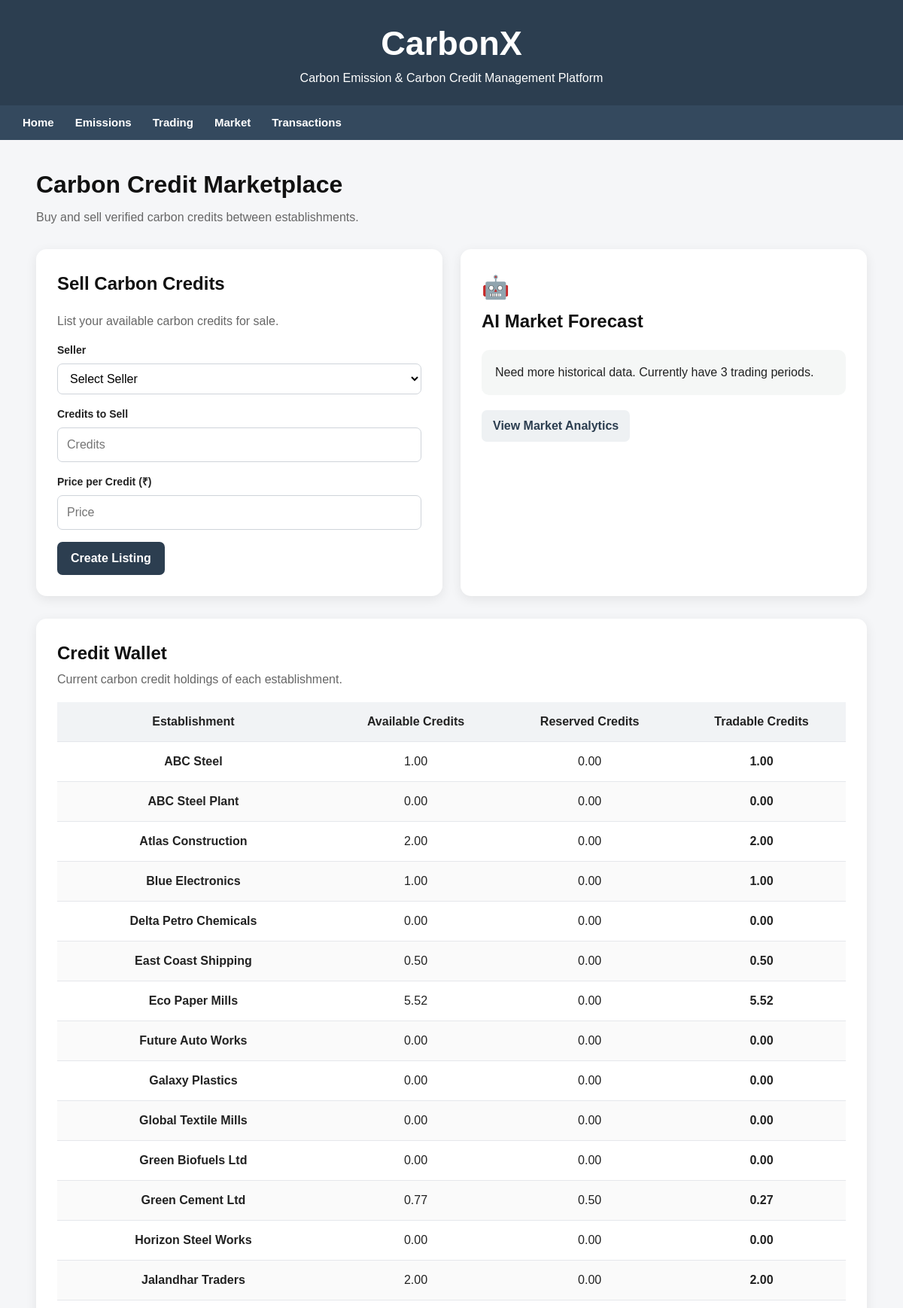
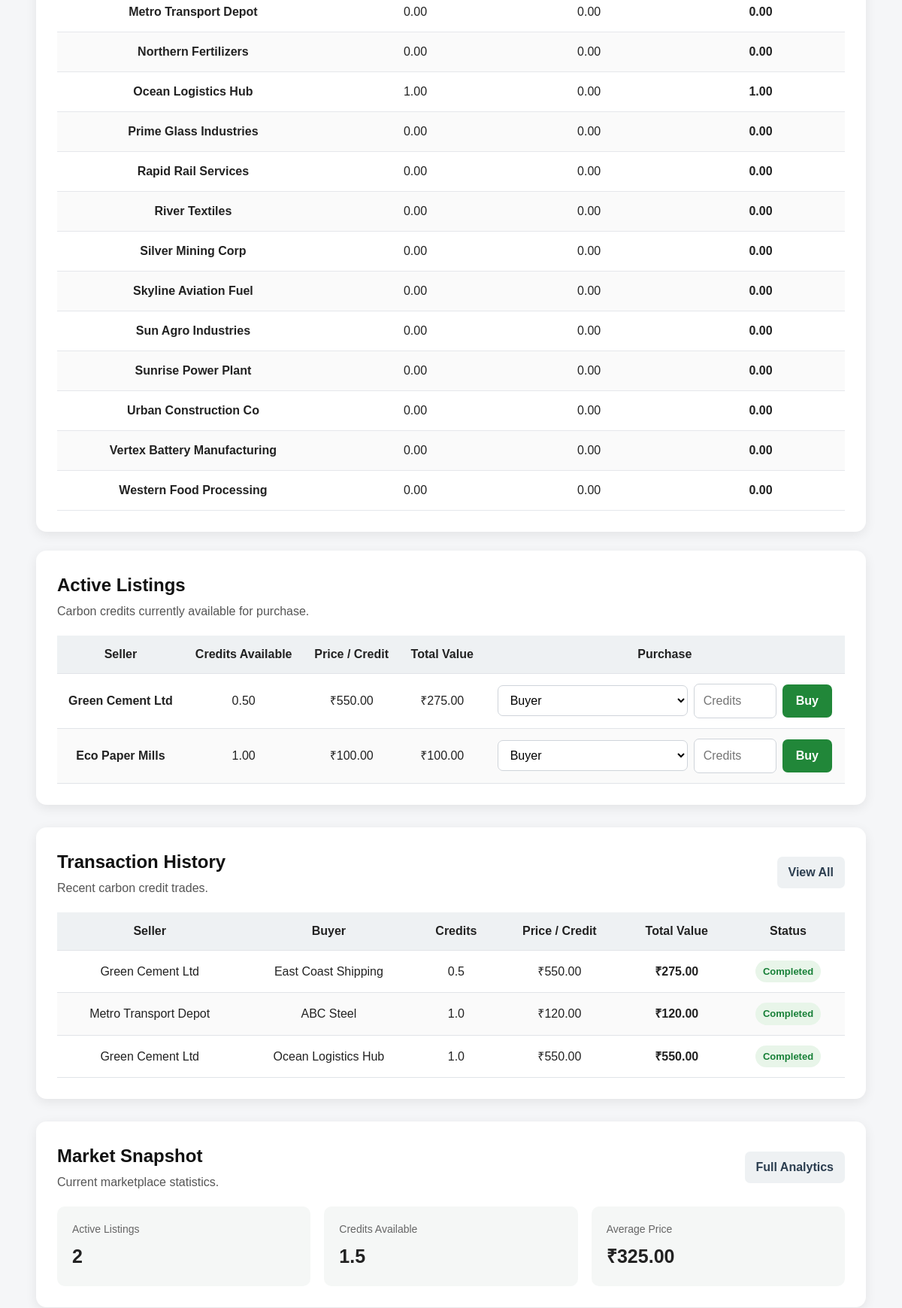
The app's page /trade (upper part) with its own data (2 pictures, top to bottom).
### tables this page shows
CREATE TABLE Credit_Wallet (wallet_id INTEGER PRIMARY KEY AUTOINCREMENT, est_id INTEGER NOT NULL UNIQUE, available_credit REAL NOT NULL DEFAULT 0 CHECK(available_credit >= 0), reserved_credit REAL NOT NULL DEFAULT 0 CHECK(reserved_credit >= 0), updated_at TEXT DEFAULT CURRENT_TIMESTAMP, FOREIGN KEY (est_id) REFERENCES Establishment(est_id));

CREATE TABLE Establishment (    est_id INTEGER PRIMARY KEY AUTOINCREMENT,    est_name TEXT NOT NULL,    est_type TEXT,    location TEXT);

CREATE TABLE Credit_Listing (listing_id INTEGER PRIMARY KEY AUTOINCREMENT, seller_est_id INTEGER NOT NULL, credit_amount REAL NOT NULL CHECK(credit_amount > 0), remaining_credit REAL NOT NULL CHECK(remaining_credit >= 0 AND remaining_credit <= credit_amount), price_per_credit REAL NOT NULL CHECK(price_per_credit >= 0), status TEXT NOT NULL DEFAULT 'Active' CHECK(status IN ('Active','Sold','Cancelled')), created_at TEXT DEFAULT CURRENT_TIMESTAMP, FOREIGN KEY(seller_est_id) REFERENCES Establishment(est_id));

CREATE TABLE Credit_Transaction (transaction_id INTEGER PRIMARY KEY AUTOINCREMENT, seller_est_id INTEGER NOT NULL, buyer_est_id INTEGER NOT NULL, credit_amount REAL NOT NULL CHECK(credit_amount > 0), price_per_credit REAL NOT NULL CHECK(price_per_credit >= 0), total_amount REAL NOT NULL CHECK(total_amount >= 0), status TEXT NOT NULL DEFAULT 'Completed', created_at TEXT DEFAULT CURRENT_TIMESTAMP, FOREIGN KEY(seller_est_id) REFERENCES Establishment(est_id), FOREIGN KEY(buyer_est_id) REFERENCES Establishment(est_id), CHECK(seller_est_id <> buyer_est_id));

### app.py (the view, shortened to what this page needs)
@app.route("/trade", methods=["GET", "POST"])
def trade():
    conn = get_db()
    establishments = conn.execute("SELECT est_id,est_name FROM Establishment ORDER BY est_name").fetchall()
    wallets = conn.execute("SELECT cw.est_id,e.est_name,cw.available_credit,cw.reserved_credit FROM Credit_Wallet cw JOIN Establishment e ON cw.est_id=e.est_id ORDER BY e.est_name").fetchall()
    transactions = conn.execute("""
    SELECT ct.transaction_id,
           s.est_name AS seller,
           b.est_name AS buyer,
           ct.credit_amount,
           ct.price_per_credit,
           ct.total_amount,
           ct.status,
           ct.created_at
    FROM Credit_Transaction ct
    JOIN Establishment s ON ct.seller_est_id = s.est_id
    JOIN Establishment b ON ct.buyer_est_id = b.est_id
    ORDER BY ct.created_at DESC
    LIMIT 3
""").fetchall()
    listings = conn.execute("SELECT cl.listing_id,cl.seller_est_id,e.est_name,cl.credit_amount,cl.remaining_credit,cl.price_per_credit,cl.status,cl.created_at FROM Credit_Listing cl JOIN Establishment e ON cl.seller_est_id=e.est_id WHERE cl.status='Active' AND cl.remaining_credit>0 ORDER BY cl.created_at DESC").fetchall()
    active_listings = conn.execute("SELECT COUNT(*) FROM Credit_Listing WHERE status='Active'").fetchone()[0]
    credits_available = conn.execute("SELECT COALESCE(SUM(remaining_credit),0) FROM Credit_Listing WHERE status='Active'").fetchone()[0]
    average_price = conn.execute("SELECT COALESCE(AVG(price_per_credit),0) FROM Credit_Listing WHERE status='Active'").fetchone()[0]
    highest_price = conn.execute("SELECT COALESCE(MAX(price_per_credit),0) FROM Credit_Listing WHERE status='Active'").fetchone()[0]
    lowest_price = conn.execute("SELECT COALESCE(MIN(price_per_credit),0) FROM Credit_Listing WHERE status='Active'").fetchone()[0]
    total_trade_value = conn.execute("SELECT COALESCE(SUM(total_amount),0) FROM Credit_Transaction WHERE status='Completed'").fetchone()[0]
    prediction = get_price_prediction()
    price_history = conn.execute("SELECT created_at, price_per_credit, credit_amount, total_amount FROM Credit_Transaction WHERE status='Completed' ORDER BY created_at ASC").fetchall()
    price_dates = [row["created_at"] for row in price_history]
    price_values = [row["price_per_credit"] for row in price_history]
    daily_market = conn.execute("SELECT DATE(created_at) AS trade_date, ROUND(AVG(price_per_credit),2) AS avg_price, SUM(credit_amount) AS credits_traded, ROUND(SUM(total_amount),2) AS trade_value FROM Credit_Transaction WHERE status='Completed' GROUP BY DATE(created_at) ORDER BY trade_date ASC").fetchall()
    market_dates = [row["trade_date"] for row in daily_market]
    market_prices = [row["avg_price"] for row in daily_market]
    moving_average = []
    for i in range(len(market_prices)):
        start = max(0, i - 2)
        window = market_prices[start:i + 1]
        moving_average.append(round(sum(window) / len(window), 2))
    current_price = market_prices[-1] if market_prices else 0
    previous_price = market_prices[-2] if len(market_prices) > 1 else current_price
    if previous_price:
        price_change = ((current_price - previous_price) / previous_price) * 100
    else:
        price_change = 0
    if price_change > 1:
        market_trend = "UP"
    elif price_change < -1:
        market_trend = "DOWN"
    else:
        market_trend = "STABLE"
    conn.close()
    return render_template("trade.html", establishments=establishments, wallets=wallets, listings=listings, active_listings=active_listings, credits_available=credits_available, average_price=average_price, highest_price=highest_price, lowest_price=lowest_price, total_trade_value=total_trade_value, price_history=price_history, price_dates=price_dates, price_values=price_values, market_dates=market_dates, market_prices=market_prices, current_price=current_price, price_change=price_change, market_trend=market_trend, moving_average=moving_average, prediction=prediction, transactions=transactions)

### templates/trade.html (shortened to what this page needs)
{% extends "base.html" %}
{% block content %}
<div class="page-header">
    <h1>Carbon Credit Marketplace</h1>
    <p>Buy and sell verified carbon credits between establishments.</p>
</div>
<div class="trade-grid">
    <div class="trade-card">
        <h2>Sell Carbon Credits</h2>
        <p class="section-subtitle">
            List your available carbon credits for sale.
        </p>
        <form action="/create-listing" method="POST">
            <div class="form-group">
                <label>Seller</label>
                <select name="seller_est_id" required>
                    <option value="">Select Seller</option>
                </select>
            </div>
            <div class="form-group">
                <label>Credits to Sell</label>
                <input
                    type="number"
                    name="credit_amount"
                    min="0.01"
                    step="0.01"
                    placeholder="Credits"
                    required>
            </div>
            <div class="form-group">
                <label>Price per Credit (₹)</label>
                <input
                    type="number"
                    name="price_per_credit"
                    min="0.01"
                    step="0.01"
                    placeholder="Price"
                    required>
            </div>
            <button type="submit">
                Create Listing
            </button>
        </form>
    </div>
    <div class="trade-card ai-card">
        <div class="card-icon">🤖</div>
        <h2>AI Market Forecast</h2>
        {% if prediction.available %}
            <div class="forecast-grid">
                <div>
                    <span>Current Price</span>
                    <strong>₹{{ prediction.current_price }}</strong>
                </div>
                <div>
                    <span>Predicted Price</span>
                    <strong>₹{{ prediction.predicted_price }}</strong>
                </div>
                <div>
                    <span>Model MAE</span>
                    <strong>₹{{ prediction.mae }}</strong>
                </div>
            </div>
        {% else %}
            <div class="forecast-message">
                {{ prediction.message }}
            </div>
        {% endif %}
        <a href="/market" class="secondary-button">
            View Market Analytics
        </a>
    </div>
</div>
<div class="trade-card wallet-section">
    <div class="section-header">
        <div>
            <h2>Credit Wallet</h2>
            <p>Current carbon credit holdings of each establishment.</p>
        </div>
    </div>
    <div class="wallet-table-wrapper">
        <table class="wallet-table">
            <thead>
                <tr>
                    <th>Establishment</th>
                    <th>Available Credits</th>
                    <th>Reserved Credits</th>
                    <th>Tradable Credits</th>
                </tr>
            </thead>
            <tbody>
                {% for wallet in wallets %}
                <tr>
                    <td>
                        <strong>{{ wallet.est_name }}</strong>
                    </td>
                    <td>
                        {{ "%.2f"|format(wallet.available_credit) }}
                    </td>
                    <td>
                        {{ "%.2f"|format(wallet.reserved_credit) }}
                    </td>
                    <td>
                        <strong>
                            {{ "%.2f"|format(
                                wallet.available_credit - wallet.reserved_credit
                            ) }}
                        </strong>
                    </td>
                </tr>
                {% endfor %}
            </tbody>
        </table>
    </div>
</div>
<div class="data-card">
    <div class="card-header">
        <div>
            <h2>Active Listings</h2>
            <p>Carbon credits currently available for purchase.</p>
        </div>
    </div>
    {% if listings %}
    <div class="table-container">
        <table>
            <thead>
                <tr>
                    <th>Seller</th>
                    <th>Credits Available</th>
                    <th>Price / Credit</th>
                    <th>Total Value</th>
                    <th>Purchase</th>
                </tr>
            </thead>
            <tbody>
                {% for listing in listings %}
                <tr>
                    <td>
                        <strong>{{ listing.est_name }}</strong>
                    </td>
                    <td>
                        {{ "%.2f"|format(listing.remaining_credit) }}
                    </td>
                    <td>
                        ₹{{ "%.2f"|format(listing.price_per_credit) }}
                    </td>
                    <td>
                        ₹{{ "%.2f"|format(
                            listing.remaining_credit *
                            listing.price_per_credit
                        ) }}
                    </td>
                    <td>
                        <form
                            action="/buy-credit"
                            method="POST"
                            class="buy-form">
                            <select
                                name="buyer_est_id"
                                required>
                                <option value="">
                                    Buyer
                                </option>
                            </select>
                            <input
                                type="number"
                                name="quantity"
                                min="0.01"
                                max="{{ listing.remaining_credit }}"
                                step="0.01"
                                placeholder="Credits"
                                required>
                            <button type="submit">
                                Buy
                            </button>
                        </form>
                    </td>
                </tr>
                {% endfor %}
            </tbody>
        </table>
    </div>
    {% endif %}
</div>
<div class="data-card">
    <div class="card-header">
        <div>
            <h2>Transaction History</h2>
            <p>Recent carbon credit trades.</p>
        </div>
        <a href="/transactions" class="secondary-button">
            View All
        </a>
    </div>
    {% if transactions %}
    <div class="table-container">
        <table>
            <thead>
                <tr>
                    <th>Seller</th>
                    <th>Buyer</th>
                    <th>Credits</th>
                    <th>Price / Credit</th>
                    <th>Total Value</th>
                    <th>Status</th>
                </tr>
            </thead>
            <tbody>
                {% for transaction in transactions %}
                <tr>
                    <td>{{ transaction.seller }}</td>
                    <td>{{ transaction.buyer }}</td>
                    <td>{{ transaction.credit_amount }}</td>
                    <td>
                        ₹{{ "%.2f"|format(transaction.price_per_credit) }}
                    </td>
                    <td>
                        <strong>
                            ₹{{ "%.2f"|format(transaction.total_amount) }}
                        </strong>
                    </td>
                    <td>
                        <span class="status-badge">
                            {{ transaction.status }}
                        </span>
                    </td>
                </tr>
                {% endfor %}
            </tbody>
        </table>
    </div>
    {% else %}
    <div class="empty-state">
        <p>No transactions found.</p>
    </div>
    {% endif %}
</div>
<div class="data-card">
    <div class="card-header">
        <div>
            <h2>Market Snapshot</h2>
            <p>Current marketplace statistics.</p>
        </div>
        <a href="/market" class="secondary-button">
            Full Analytics
        </a>
    </div>
    <div class="analytics-grid">
        <div class="analytics-card">
            <span>Active Listings</span>
            <strong>{{ active_listings }}</strong>
        </div>
        <div class="analytics-card">
            <span>Credits Available</span>
            <strong>{{ credits_available }}</strong>
        </div>
        <div class="analytics-card">
            <span>Average Price</span>
            <strong>₹{{ "%.2f"|format(average_price) }}</strong>
        </div>
    </div>
</div>
{% endblock %}

### records on screen
Credit_Wallet: est_name "ABC Steel", available_credit "1.00", reserved_credit "0.00", available_credit+reserved_credit "1.00"
Credit_Wallet: est_name "ABC Steel Plant", available_credit "0.00", reserved_credit "0.00", available_credit+reserved_credit "0.00"
Credit_Wallet: est_name "Atlas Construction", available_credit "2.00", reserved_credit "0.00", available_credit+reserved_credit "2.00"
Credit_Wallet: est_name "Blue Electronics", available_credit "1.00", reserved_credit "0.00", available_credit+reserved_credit "1.00"
Credit_Wallet: est_name "Delta Petro Chemicals", available_credit "0.00", reserved_credit "0.00", available_credit+reserved_credit "0.00"
Credit_Wallet: est_name "East Coast Shipping", available_credit "0.50", reserved_credit "0.00", available_credit+reserved_credit "0.50"
Credit_Wallet: est_name "Eco Paper Mills", available_credit "5.52", reserved_credit "0.00", available_credit+reserved_credit "5.52"
Credit_Wallet: est_name "Future Auto Works", available_credit "0.00", reserved_credit "0.00", available_credit+reserved_credit "0.00"
Credit_Wallet: est_name "Galaxy Plastics", available_credit "0.00", reserved_credit "0.00", available_credit+reserved_credit "0.00"
Credit_Wallet: est_name "Global Textile Mills", available_credit "0.00", reserved_credit "0.00", available_credit+reserved_credit "0.00"
Credit_Wallet: est_name "Green Biofuels Ltd", available_credit "0.00", reserved_credit "0.00", available_credit+reserved_credit "0.00"
Credit_Wallet: est_name "Green Cement Ltd", available_credit "0.77", reserved_credit "0.50", available_credit+reserved_credit "0.27"
Credit_Wallet: est_name "Horizon Steel Works", available_credit "0.00", reserved_credit "0.00", available_credit+reserved_credit "0.00"
Credit_Wallet: est_name "Jalandhar Traders", available_credit "2.00", reserved_credit "0.00", available_credit+reserved_credit "2.00"
Credit_Wallet: est_name "Metro Transport Depot", available_credit "0.00", reserved_credit "0.00", available_credit+reserved_credit "0.00"
Credit_Wallet: est_name "Northern Fertilizers", available_credit "0.00", reserved_credit "0.00", available_credit+reserved_credit "0.00"
Credit_Wallet: est_name "Ocean Logistics Hub", available_credit "1.00", reserved_credit "0.00", available_credit+reserved_credit "1.00"
Credit_Wallet: est_name "Prime Glass Industries", available_credit "0.00", reserved_credit "0.00", available_credit+reserved_credit "0.00"
Credit_Wallet: est_name "Rapid Rail Services", available_credit "0.00", reserved_credit "0.00", available_credit+reserved_credit "0.00"
Credit_Wallet: est_name "River Textiles", available_credit "0.00", reserved_credit "0.00", available_credit+reserved_credit "0.00"
Credit_Wallet: est_name "Silver Mining Corp", available_credit "0.00", reserved_credit "0.00", available_credit+reserved_credit "0.00"
Credit_Wallet: est_name "Skyline Aviation Fuel", available_credit "0.00", reserved_credit "0.00", available_credit+reserved_credit "0.00"
Credit_Wallet: est_name "Sun Agro Industries", available_credit "0.00", reserved_credit "0.00", available_credit+reserved_credit "0.00"
Credit_Wallet: est_name "Sunrise Power Plant", available_credit "0.00", reserved_credit "0.00", available_credit+reserved_credit "0.00"
Credit_Wallet: est_name "Urban Construction Co", available_credit "0.00", reserved_credit "0.00", available_credit+reserved_credit "0.00"
Credit_Wallet: est_name "Vertex Battery Manufacturing", available_credit "0.00", reserved_credit "0.00", available_credit+reserved_credit "0.00"
Credit_Wallet: est_name "Western Food Processing", available_credit "0.00", reserved_credit "0.00", available_credit+reserved_credit "0.00"
Credit_Listing: est_name "Green Cement Ltd", remaining_credit "0.50", price_per_credit "550.00", remaining_credit+price_per_credit "275.00"
Credit_Listing: est_name "Eco Paper Mills", remaining_credit "1.00", price_per_credit "100.00", remaining_credit+price_per_credit "100.00"
Credit_Transaction: price_per_credit "550.00", total_amount "275.00"
Credit_Transaction: price_per_credit "120.00", total_amount "120.00"
Credit_Transaction: price_per_credit "550.00", total_amount "550.00"

### other values on screen
{{ prediction.message }} "Need more historical data. Currently have 3 trading periods."
{{ active_listings }} "2"
{{ credits_available }} "1.5"
{{ "%.2f"|format(average_price) }} "325.00"
